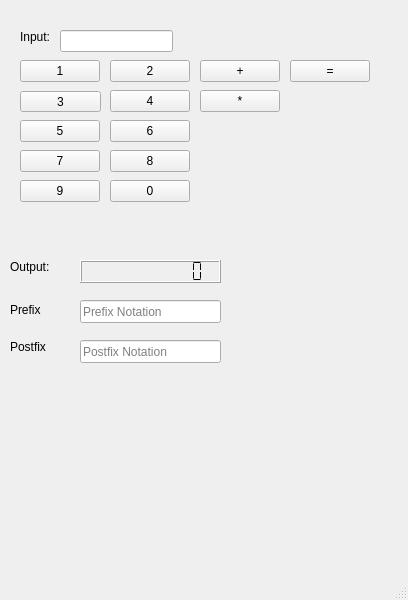
<?xml version="1.0" encoding="UTF-8"?>
<ui version="4.0">
 <class>MainWindow</class>
 <widget class="QMainWindow" name="MainWindow">
  <property name="geometry">
   <rect>
    <x>0</x>
    <y>0</y>
    <width>408</width>
    <height>600</height>
   </rect>
  </property>
  <property name="windowTitle">
   <string>MainWindow</string>
  </property>
  <widget class="QWidget" name="centralwidget">
   <widget class="QLineEdit" name="input_text">
    <property name="geometry">
     <rect>
      <x>60</x>
      <y>30</y>
      <width>113</width>
      <height>22</height>
     </rect>
    </property>
   </widget>
   <widget class="QPushButton" name="button_1">
    <property name="geometry">
     <rect>
      <x>20</x>
      <y>60</y>
      <width>80</width>
      <height>22</height>
     </rect>
    </property>
    <property name="text">
     <string>1</string>
    </property>
   </widget>
   <widget class="QPushButton" name="button_2">
    <property name="geometry">
     <rect>
      <x>110</x>
      <y>60</y>
      <width>80</width>
      <height>22</height>
     </rect>
    </property>
    <property name="text">
     <string>2</string>
    </property>
   </widget>
   <widget class="QPushButton" name="button_plus">
    <property name="geometry">
     <rect>
      <x>200</x>
      <y>60</y>
      <width>80</width>
      <height>22</height>
     </rect>
    </property>
    <property name="text">
     <string>+</string>
    </property>
   </widget>
   <widget class="QLabel" name="input_label">
    <property name="geometry">
     <rect>
      <x>20</x>
      <y>30</y>
      <width>57</width>
      <height>14</height>
     </rect>
    </property>
    <property name="text">
     <string>Input:</string>
    </property>
   </widget>
   <widget class="QLabel" name="output_label">
    <property name="geometry">
     <rect>
      <x>10</x>
      <y>260</y>
      <width>57</width>
      <height>14</height>
     </rect>
    </property>
    <property name="text">
     <string>Output:</string>
    </property>
   </widget>
   <widget class="QLCDNumber" name="output_lcd">
    <property name="geometry">
     <rect>
      <x>80</x>
      <y>260</y>
      <width>141</width>
      <height>23</height>
     </rect>
    </property>
    <property name="smallDecimalPoint">
     <bool>true</bool>
    </property>
    <property name="digitCount">
     <number>9</number>
    </property>
    <property name="segmentStyle">
     <enum>QLCDNumber::Flat</enum>
    </property>
    <property name="value" stdset="0">
     <double>0.000000000000000</double>
    </property>
    <property name="intValue" stdset="0">
     <number>0</number>
    </property>
   </widget>
   <widget class="QPushButton" name="button_equal">
    <property name="geometry">
     <rect>
      <x>290</x>
      <y>60</y>
      <width>80</width>
      <height>22</height>
     </rect>
    </property>
    <property name="text">
     <string>=</string>
    </property>
   </widget>
   <widget class="QPushButton" name="button_3">
    <property name="geometry">
     <rect>
      <x>20</x>
      <y>91</y>
      <width>81</width>
      <height>21</height>
     </rect>
    </property>
    <property name="text">
     <string>3</string>
    </property>
   </widget>
   <widget class="QPushButton" name="button_4">
    <property name="geometry">
     <rect>
      <x>110</x>
      <y>90</y>
      <width>80</width>
      <height>22</height>
     </rect>
    </property>
    <property name="text">
     <string>4</string>
    </property>
   </widget>
   <widget class="QPushButton" name="button_5">
    <property name="geometry">
     <rect>
      <x>20</x>
      <y>120</y>
      <width>80</width>
      <height>22</height>
     </rect>
    </property>
    <property name="text">
     <string>5</string>
    </property>
   </widget>
   <widget class="QPushButton" name="button_6">
    <property name="geometry">
     <rect>
      <x>110</x>
      <y>120</y>
      <width>80</width>
      <height>22</height>
     </rect>
    </property>
    <property name="text">
     <string>6</string>
    </property>
   </widget>
   <widget class="QPushButton" name="button_7">
    <property name="geometry">
     <rect>
      <x>20</x>
      <y>150</y>
      <width>80</width>
      <height>22</height>
     </rect>
    </property>
    <property name="text">
     <string>7</string>
    </property>
   </widget>
   <widget class="QPushButton" name="button_8">
    <property name="geometry">
     <rect>
      <x>110</x>
      <y>150</y>
      <width>80</width>
      <height>22</height>
     </rect>
    </property>
    <property name="text">
     <string>8</string>
    </property>
   </widget>
   <widget class="QPushButton" name="button_9">
    <property name="geometry">
     <rect>
      <x>20</x>
      <y>180</y>
      <width>80</width>
      <height>22</height>
     </rect>
    </property>
    <property name="text">
     <string>9</string>
    </property>
   </widget>
   <widget class="QPushButton" name="button_0">
    <property name="geometry">
     <rect>
      <x>110</x>
      <y>180</y>
      <width>80</width>
      <height>22</height>
     </rect>
    </property>
    <property name="text">
     <string>0</string>
    </property>
   </widget>
   <widget class="QPushButton" name="button_mul">
    <property name="geometry">
     <rect>
      <x>200</x>
      <y>90</y>
      <width>80</width>
      <height>22</height>
     </rect>
    </property>
    <property name="text">
     <string>*</string>
    </property>
   </widget>
   <widget class="QLabel" name="prefix_title">
    <property name="geometry">
     <rect>
      <x>10</x>
      <y>300</y>
      <width>61</width>
      <height>20</height>
     </rect>
    </property>
    <property name="text">
     <string>Prefix</string>
    </property>
   </widget>
   <widget class="QLineEdit" name="prefix_text">
    <property name="geometry">
     <rect>
      <x>80</x>
      <y>300</y>
      <width>141</width>
      <height>23</height>
     </rect>
    </property>
       <property name="readOnly">
    <bool>true</bool>
   </property>
      <property name="placeholderText">
    <string>Prefix Notation</string>
   </property>
   </widget>
   <widget class="QLabel" name="postfix_title">
    <property name="geometry">
     <rect>
      <x>10</x>
      <y>340</y>
      <width>57</width>
      <height>14</height>
     </rect>
    </property>
    <property name="text">
     <string>Postfix</string>
    </property>
   </widget>
   <widget class="QLineEdit" name="postfix_text">
    <property name="geometry">
     <rect>
      <x>80</x>
      <y>340</y>
      <width>141</width>
      <height>23</height>
     </rect>
    </property>
     <property name="readOnly">
    <bool>true</bool>
   </property>
     <property name="placeholderText">
    <string>Postfix Notation</string>
   </property>
   </widget>
  </widget>
  <widget class="QMenuBar" name="menubar">
   <property name="geometry">
    <rect>
     <x>0</x>
     <y>0</y>
     <width>408</width>
     <height>37</height>
    </rect>
   </property>
  </widget>
  <widget class="QStatusBar" name="statusbar"/>
 </widget>
 <resources/>
 <connections/>
</ui>
